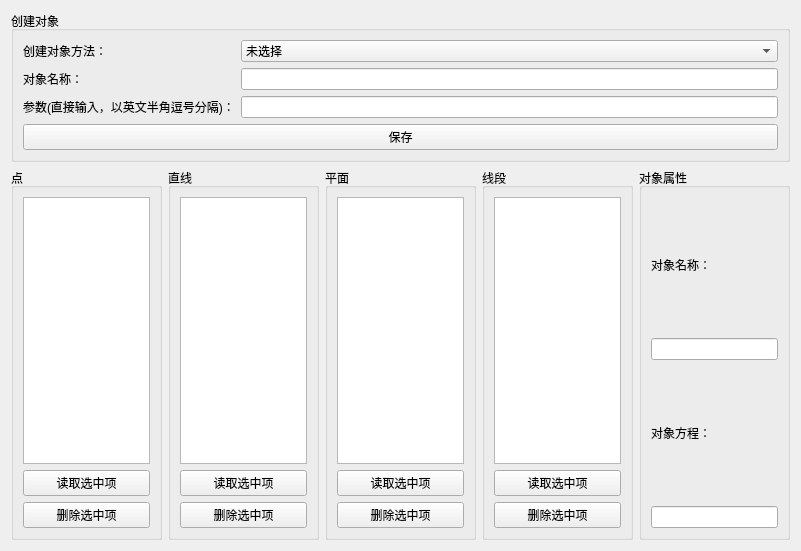
<?xml version="1.0" encoding="UTF-8"?>
<ui version="4.0">
 <class>dingyi_lj</class>
 <widget class="QWidget" name="dingyi_lj">
  <property name="geometry">
   <rect>
    <x>0</x>
    <y>0</y>
    <width>801</width>
    <height>551</height>
   </rect>
  </property>
  <property name="windowTitle">
   <string>Form</string>
  </property>
  <layout class="QGridLayout" name="gridLayout" rowstretch="1,3" columnstretch="1,1,1,1,1">
   <item row="0" column="0" colspan="5">
    <widget class="QGroupBox" name="groupBox">
     <property name="title">
      <string>创建对象</string>
     </property>
     <layout class="QGridLayout" name="gridLayout_2" columnstretch="1,5">
      <item row="0" column="0">
       <widget class="QLabel" name="label">
        <property name="text">
         <string>创建对象方法：</string>
        </property>
       </widget>
      </item>
      <item row="0" column="1">
       <widget class="QComboBox" name="dingyi_lj_fangfa">
        <item>
         <property name="text">
          <string>未选择</string>
         </property>
        </item>
        <item>
         <property name="text">
          <string>通过坐标创建点[参数：x坐标,y坐标,z坐标]</string>
         </property>
        </item>
        <item>
         <property name="text">
          <string>通过两点创建直线[参数：点1名称,点2名称]</string>
         </property>
        </item>
        <item>
         <property name="text">
          <string>过一点作已知平面的平行平面[参数：平面名称,点名称]</string>
         </property>
        </item>
        <item>
         <property name="text">
          <string>过一点作已知直线的垂直平面[参数：直线名称,点名称]</string>
         </property>
        </item>
        <item>
         <property name="text">
          <string>过一点作已知直线的平行线[参数：点名称,直线名称]</string>
         </property>
        </item>
        <item>
         <property name="text">
          <string>过一点作已知直线的垂线[参数：点名称,直线名称]</string>
         </property>
        </item>
        <item>
         <property name="text">
          <string>过一点作已知平面的垂线[参数：点名称,平面名称]</string>
         </property>
        </item>
        <item>
         <property name="text">
          <string>过一直线和线外一点作平面[参数：直线名称,点名称]</string>
         </property>
        </item>
        <item>
         <property name="text">
          <string>过两相交/平行直线作平面[参数：直线1名称,直线2名称]</string>
         </property>
        </item>
        <item>
         <property name="text">
          <string>点到平面的垂足[参数：点名称,平面名称]</string>
         </property>
        </item>
        <item>
         <property name="text">
          <string>点到直线的垂足[参数：点名称,直线名称]</string>
         </property>
        </item>
        <item>
         <property name="text">
          <string>通过两点构造三维线段[参数：点1名称,点2名称]</string>
         </property>
        </item>
       </widget>
      </item>
      <item row="1" column="0">
       <widget class="QLabel" name="label_3">
        <property name="text">
         <string>对象名称：</string>
        </property>
       </widget>
      </item>
      <item row="1" column="1">
       <widget class="QLineEdit" name="dingyi_lj_mingcheng"/>
      </item>
      <item row="2" column="0">
       <widget class="QLabel" name="label_2">
        <property name="text">
         <string>参数(直接输入，以英文半角逗号分隔)：</string>
        </property>
       </widget>
      </item>
      <item row="2" column="1">
       <widget class="QLineEdit" name="dingyi_lj_canshu"/>
      </item>
      <item row="3" column="0" colspan="2">
       <widget class="QPushButton" name="dingyi_lj_baocun">
        <property name="text">
         <string>保存</string>
        </property>
       </widget>
      </item>
     </layout>
    </widget>
   </item>
   <item row="1" column="0">
    <widget class="QGroupBox" name="groupBox_2">
     <property name="title">
      <string>点</string>
     </property>
     <layout class="QGridLayout" name="gridLayout_3">
      <item row="0" column="0">
       <widget class="QListWidget" name="dingyi_lj_dian"/>
      </item>
      <item row="1" column="0">
       <widget class="QPushButton" name="dingyi_lj_dian_read">
        <property name="text">
         <string>读取选中项</string>
        </property>
       </widget>
      </item>
      <item row="2" column="0">
       <widget class="QPushButton" name="dingyi_lj_dian_delete">
        <property name="text">
         <string>删除选中项</string>
        </property>
       </widget>
      </item>
     </layout>
    </widget>
   </item>
   <item row="1" column="1">
    <widget class="QGroupBox" name="groupBox_3">
     <property name="title">
      <string>直线</string>
     </property>
     <layout class="QGridLayout" name="gridLayout_4">
      <item row="0" column="0">
       <widget class="QListWidget" name="dingyi_lj_zhixian"/>
      </item>
      <item row="1" column="0">
       <widget class="QPushButton" name="dingyi_lj_zhixian_read">
        <property name="text">
         <string>读取选中项</string>
        </property>
       </widget>
      </item>
      <item row="2" column="0">
       <widget class="QPushButton" name="dingyi_lj_zhixian_delete">
        <property name="text">
         <string>删除选中项</string>
        </property>
       </widget>
      </item>
     </layout>
    </widget>
   </item>
   <item row="1" column="2">
    <widget class="QGroupBox" name="groupBox_4">
     <property name="title">
      <string>平面</string>
     </property>
     <layout class="QGridLayout" name="gridLayout_5">
      <item row="0" column="0">
       <widget class="QListWidget" name="dingyi_lj_pingmian"/>
      </item>
      <item row="1" column="0">
       <widget class="QPushButton" name="dingyi_lj_pingmian_read">
        <property name="text">
         <string>读取选中项</string>
        </property>
       </widget>
      </item>
      <item row="2" column="0">
       <widget class="QPushButton" name="dingyi_lj_pingmian_delete">
        <property name="text">
         <string>删除选中项</string>
        </property>
       </widget>
      </item>
     </layout>
    </widget>
   </item>
   <item row="1" column="3">
    <widget class="QGroupBox" name="groupBox_5">
     <property name="title">
      <string>线段</string>
     </property>
     <layout class="QGridLayout" name="gridLayout_6">
      <item row="0" column="0">
       <widget class="QListWidget" name="dingyi_lj_xianduan"/>
      </item>
      <item row="1" column="0">
       <widget class="QPushButton" name="dingyi_lj_xianduan_read">
        <property name="text">
         <string>读取选中项</string>
        </property>
       </widget>
      </item>
      <item row="2" column="0">
       <widget class="QPushButton" name="dingyi_lj_xianduan_delete">
        <property name="text">
         <string>删除选中项</string>
        </property>
       </widget>
      </item>
     </layout>
    </widget>
   </item>
   <item row="1" column="4">
    <widget class="QGroupBox" name="groupBox_7">
     <property name="title">
      <string>对象属性</string>
     </property>
     <layout class="QGridLayout" name="gridLayout_7" rowstretch="1,1,1,1">
      <item row="0" column="0">
       <widget class="QLabel" name="label_4">
        <property name="text">
         <string>对象名称：</string>
        </property>
       </widget>
      </item>
      <item row="1" column="0">
       <widget class="QLineEdit" name="dingyi_lj_shuxing_mingcheng"/>
      </item>
      <item row="2" column="0">
       <widget class="QLabel" name="label_5">
        <property name="text">
         <string>对象方程：</string>
        </property>
       </widget>
      </item>
      <item row="3" column="0">
       <widget class="QLineEdit" name="dingyi_lj_shuxing_fangcheng"/>
      </item>
     </layout>
    </widget>
   </item>
  </layout>
 </widget>
 <resources/>
 <connections/>
</ui>
